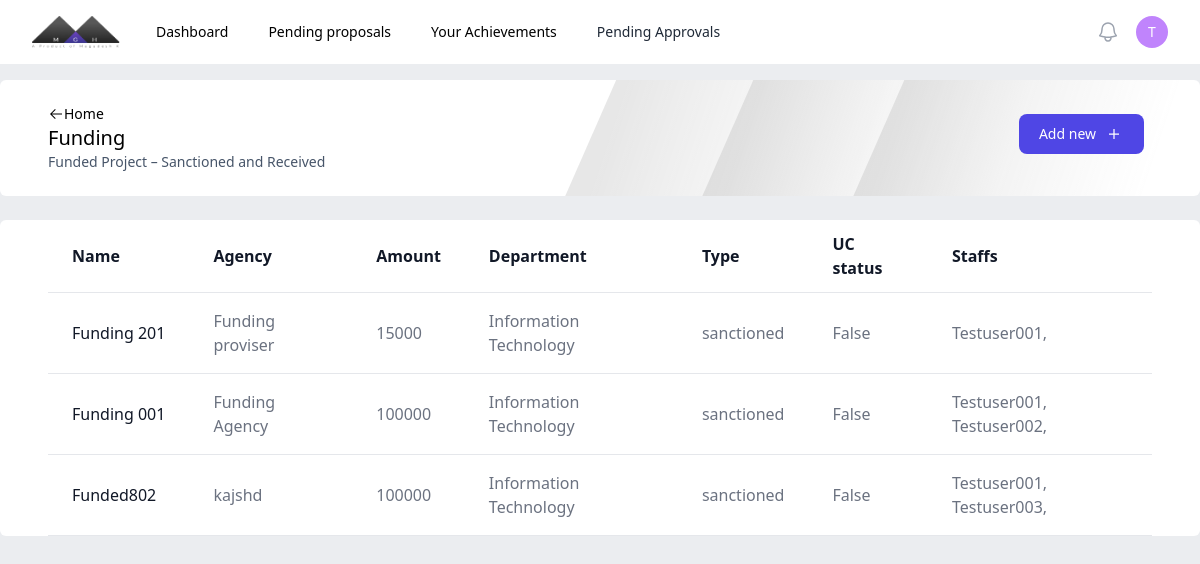
The app's page /funding/ (signed in) with its own data.
### authentication/models.py (models this page shows)
class staff(AbstractUser):
    dept = models.ForeignKey(department, on_delete=models.CASCADE, null=True, blank=True)
    designation = models.CharField(max_length=20)
    phone = models.CharField(max_length=20)
    def __str__(self):
        return self.username

class department(models.Model):
    name = models.CharField(max_length=50)
    hod = models.OneToOneField('staff', on_delete=models.SET_NULL, null=True, blank=True, related_name='hod')
    def __str__(self):
        return self.name

### central/models.py (models this page shows, shortened)
class funding(models.Model):
    name = models.CharField(max_length=50, unique=True)
    agency = models.CharField(max_length=50)
    startdate = models.DateField()
    enddate = models.DateField()
    amount = models.PositiveIntegerField()
    pi = models.ForeignKey(staff, related_name='pi', on_delete=models.SET_NULL, null=True)
    staffs = models.ManyToManyField(staff)
    department = models.ForeignKey(department, on_delete=models.SET_NULL, null=True)
    types = [
        ('sanctioned', 'sanctioned'),
        ('submitted', 'submitted')
    ]
    status = models.CharField(max_length=10, choices=types, blank=True, null=True)
    receivedamount = models.PositiveIntegerField(null=True, blank=True)
    uc = models.BooleanField(default=False, blank=True)
    hodapproval = models.BooleanField(verbose_name="HoD Approval Status", default=False, null=True)
    controller = models.BooleanField(verbose_name="Controller Approval Status", default=False, null=True)
    class Meta:
        verbose_name = 'Funding'
        verbose_name_plural = 'Fundings'

### central/views.py (the view)
# urls.py: path('funding/', ctv.funding),
@login_required
def funding(request):
    fundings = _funding.objects.filter(staffs=request.user, controller=True)
    return render(request, 'central/funding.html', {"objects": fundings})

### central/templates/central/funding.html (shortened to what this page needs)
{% extends 'central/publication.html' %}
{% block header %}
    <p class="text-xl font-medium">Funding</p>
    <p class="text-sm text-slate-600">Funded Project – Sanctioned and Received </p>
{% endblock %}
{% block addurl %}
     /fundingapplication
{% endblock %}
{% block content %}
<table class=" text-left min-h-full text-gray-500 bg-white dark:text-gray-400 rounded-md overflow-x-auto w-full">
    <thead class="border-b text-gray-900 dark:text-gray-400">
        <tr>
            <th scope="col" class="px-6 py-3">
                Name
            </th>
            <th scope="col" class="px-6 py-3">
                Agency
            </th>
            <th scope="col" class="px-6 py-3">
                Amount
            </th>
            <th scope="col" class="px-6 py-3">
                Department
            </th>
            <th scope="col" class="px-6 py-3">
                Type
            </th>
            <th scope="col" class="px-6 py-3">
                UC status
            </th>
            <th scope="col" class="px-6 py-3">
                Staffs
            </th>
        </tr>
    </thead>
    <tbody>
        {% for object in objects %}
        <tr class="border-b">
            <td scope="row" class="hover:underline px-6 py-4 font-medium text-gray-900 whitespace-nowrap">
                <a href="">
                {{object.name}}
                </a>
            </td>
            <td scope="row" class="px-6 py-4">
                <a href="">
                {{object.agency}}
                </a>
            </td>
            <td class="px-6 py-4">
                {{object.amount}}
            </td>
            <td class="px-6 py-4">
                {{object.department}}
            </td>
            <td class="px-6 py-4">
                {{object.status}}
            </td>
            <td class="px-6 py-4">
                {{object.uc}}
            </td>
            <td class="px-6 py-4">
                {% for staff in object.staffs.all %}
                    {{staff}},
                {% endfor %}
            </td>
        </tr>
        {% endfor %}
    </tbody>
    </table>
{% endblock %}

### central/templates/central/nav.html (shortened to what this page needs)
{% load static %}
<nav class="bg-white">
     <div class="mx-auto max-w-7xl px-2 sm:px-6 lg:px-8">
       <div class="relative flex h-16 items-center justify-between">
         <div class="flex flex-1 items-center justify-center sm:items-stretch sm:justify-start">
           <div class="flex flex-shrink-0 items-center">
             <img class="h-8 w-auto" src="{% static 'images/logo.png' %}" alt="Your Company">
           </div>
           <div class="hidden sm:ml-6 sm:block">
             <div class="flex space-x-4">
               <a href="/" class="rounded-md px-3 py-2 text-sm font-medium text-black hover:bg-gray-100" aria-current="page">Dashboard</a>
               <a href="/pendingproposals" class="rounded-md px-3 py-2 text-sm font-medium text-black hover:bg-gray-100 hover:text-black">Pending proposals</a>
               <a href="/achievements" class="rounded-md px-3 py-2 text-sm font-medium text-black hover:bg-gray-100 hover:text-black">Your Achievements</a>
               {% if request.user.groups.first.name == 'Controller' or request.user.groups.first.name == 'HoD'%}
               <a href="/pendingapprovals" class="block rounded-md px-3 py-2 text-sm font-medium text-gray-800 hover:bg-slate-100 hover:text-black">Pending Approvals</a>
               {% endif %}
             </div>
           </div>
         </div>
         <div class="absolute inset-y-0 right-0 flex items-center pr-2 sm:static sm:inset-auto sm:ml-6 sm:pr-0">
           <button type="button" class="relative rounded-full p-1 text-gray-400 hover:text-black focus:outline-none focus:ring-2 focus:ring-white focus:ring-offset-2 focus:ring-offset-gray-800">
             <span class="absolute -inset-1.5"></span>
           </button>
           <div class="relative ml-3">
             <div>
               <button type="button" class="min-w-8 min-h-8 flex items-center justify-center relative rounded-full text-sm border-none focus:outline-none" id="user-menu-button" aria-expanded="false" aria-haspopup="true">
                 <div class="">
                    <p class="text-white font-medium">{{request.user.username|make_list|first}}</p>
                 </div>
               </button>
             </div>
           </div>
         </div>
       </div>
     </div>
   </nav>

### records on screen
staff: user.username|make_list "T", username "Testuser001"
funding: name "Funding 201", agency "Funding proviser", amount "15000", department "Information Technology", status "sanctioned", uc "False"
funding: name "Funding 001", agency "Funding Agency", amount "100000", department "Information Technology", status "sanctioned", uc "False"
staff: username "Testuser002"
funding: name "Funded802", agency "kajshd", amount "100000", department "Information Technology", status "sanctioned", uc "False"
staff: username "Testuser003"
